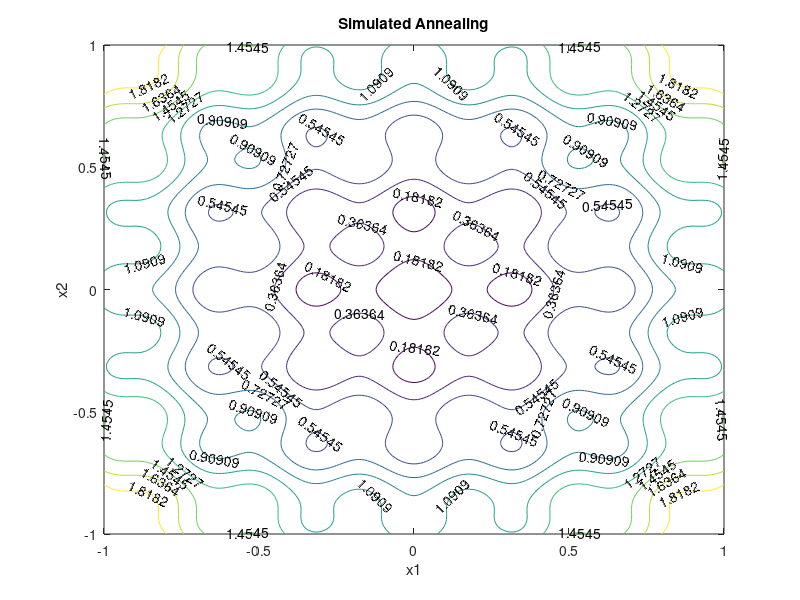

The MATLAB source for this figure: (Note: this script raises an error after producing the figure.)
clc;
clear;
close all;

%% Generate a contour plot
% Start location
x_start = [0.8, -0.5];

% Design variables at mesh points
i1 = -1.0:0.01:1.0;
i2 = -1.0:0.01:1.0;
[x1m, x2m] = meshgrid(i1, i2);
fm = 0.2 + x1m.^2 + x2m.^2 - 0.1*cos(6.0*pi*x1m) - 0.1*cos(6.0*pi*x2m);

% Contour Plot
fig = figure(1);
[C,h] = contour(x1m,x2m,fm);
clabel(C,h,'Labelspacing',250);
title('Simulated Annealing');
xlabel('x1');
ylabel('x2');
hold on;

%% Simulated Annealing

% Number of cycles
n = 50;
% Number of trials per cycle
m = 50;
% Number of accepted solutions
na = 0.0;
% Probability of accepting worse solution at the start
p1 = 0.7;
% Probability of accepting worse solution at the end
p50 = 0.001;
% Initial temperature
t1 = -1.0/log(p1);
% Final temperature
t50 = -1.0/log(p50);
% Fractional reduction every cycle
frac = (t50/t1)^(1.0/(n-1.0));
% Initialize x
x = zeros(n+1,2);
x(1,:) = x_start;
xi = x_start;
na = na + 1.0;
% Current best results so far
xc = x(1,:);
fc = f(xi);
fs = zeros(n+1,1);
fs(1,:) = fc;
% Current temperature
t = t1;
% DeltaE Average
DeltaE_avg = 0.0;
for i=1:n
    disp(['Cycle: ',num2str(i),' with Temperature: ',num2str(t)])
    for j=1:m
        % Generate new trial points
        xi(1) = xc(1) + rand() - 0.5;
        xi(2) = xc(2) + rand() - 0.5;
        % Clip to upper and lower bounds
        xi(1) = max(min(xi(1),1.0),-1.0);
        xi(2) = max(min(xi(2),1.0),-1.0);
        DeltaE = abs(f(xi)-fc);
        if (f(xi)>fc)
            %             % Initialize DeltaE_avg if a worse solution was found
            %             %   on the first iteration
            if (i==1 && j==1)
                DeltaE_avg = DeltaE;
            end
            % objective function is worse
            % generate probability of acceptance
            p = exp(-DeltaE/(DeltaE_avg * t));
            %             % determine whether to accept worse point
            if (rand()<p)
                % accept the worse solution
                accept = true;
            else
                % don't accept the worse solution
                accept = false;
            end
        else
            % objective function is lower, automatically accept
            accept = true;
        end
        if (accept==true)
            % update currently accepted solution
            xc(1) = xi(1);
            xc(2) = xi(2);
            fc = f(xc);
            % increment number of accepted solutions
            na = na + 1.0;
            % update DeltaE_avg
            DeltaE_avg = (DeltaE_avg * (na-1.0) +  DeltaE) / na;
        end
    end
    % Record the best x values at the end of every cycle
    x(i+1,1) = xc(1);
    x(i+1,2) = xc(2);
    fs(i+1) = fc;
    % Lower the temperature for next cycle
    t = frac * t;
end
% print solution
disp(['Best solution: ',num2str(xc)])
disp(['Best objective: ',num2str(fc)])
plot(x(:,1),x(:,2),'r-o')
saveas(fig,'contour','png')

fig = figure(2);
subplot(2,1,1)
plot(fs,'r.-')
legend('Objective')
subplot(2,1,2)
hold on
plot(x(:,1),'b.-')
plot(x(:,2),'g.-')
legend('x_1','x_2')

% Save the figure as a PNG
saveas(fig,'iterations','png')